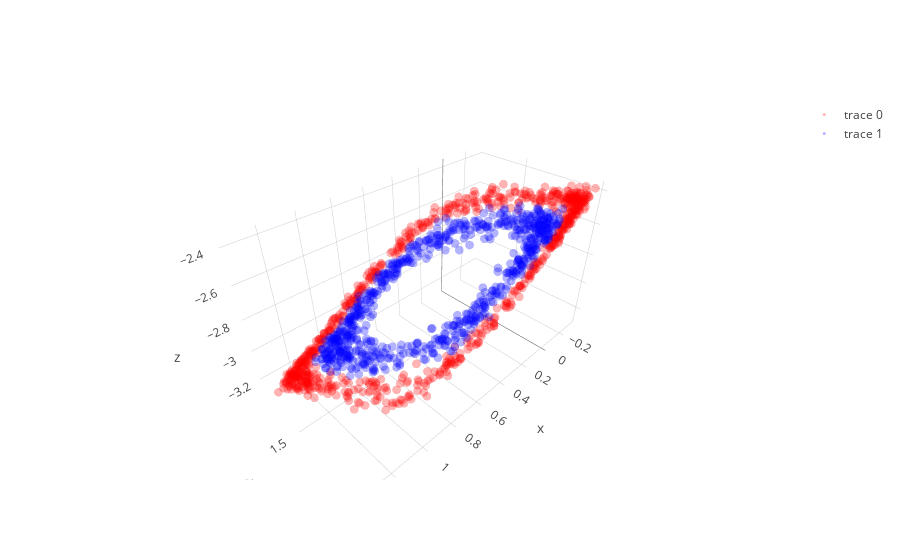
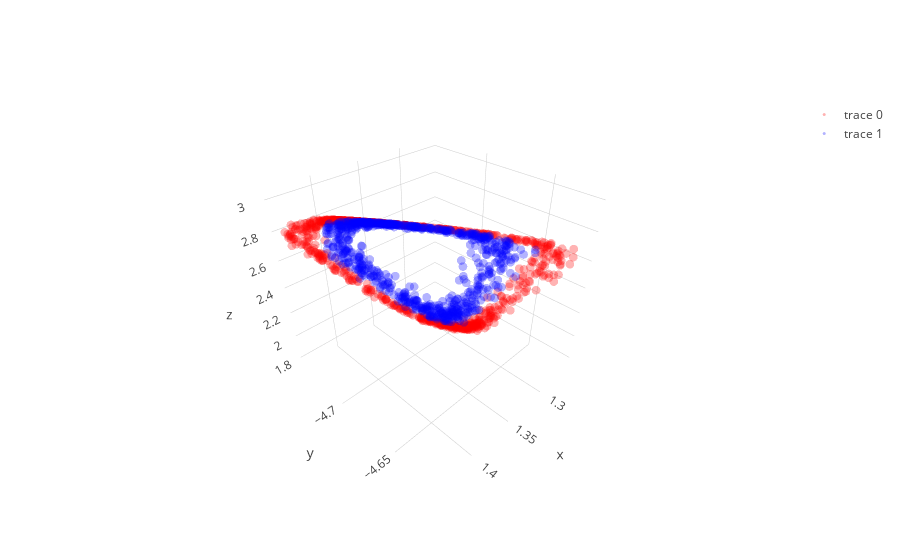

The cell these charts' notebook holds for them, in order:
### Code cell
learning_rate = 0.0008; beta1=0.999; beta2=0.999; adam_e = 1e-8 

l1 = PCA_layer(2,3);  l1b= batch_norm()
l2 = PCA_layer(3,3);  l2b= batch_norm()
l3 = PCA_layer(3,2)

mini_batch_size    = 20
training_iteration = 100

copyX = np.copy(X)
for iter in range(training_iteration):

    copyX = shuffle(copyX)
    for current_batch_index in range(0,len(X),mini_batch_size):
        current_batch = copyX[current_batch_index:current_batch_index+mini_batch_size]
        layer1,layer1_var = l1.feed_non(current_batch,1)
#         layer1bn = l1b.feed(layer1)
        layer2,layer2_var = l2.feed_non(layer1,1)
#         layer2bn = l2b.feed(layer2)
        layer3,layer3_var = l3.feed_linear(layer2)

        sys.stdout.write("Iter: " + str(iter) + " " + str(layer1_var.mean() + layer2_var.mean() + layer3_var.mean()) + '\r')
        sys.stdout.flush()
        
        grad3   = l3.back_linear()
#         grad2bn = l2b.back(grad3)
        grad2   = l2.back_non(grad3,cancel=1,sign_value=-1)
#         grad1bn = l1b.back(grad2)
        grad1   = l1.back_non(grad2,cancel=1,sign_value=-1)
   
layer1,layer1_var = l1.feed_non(X,0)
# layer1bn = l1b.feed(layer1)
layer2,layer2_var = l2.feed_non(layer1,0)
# layer2bn = l2b.feed(layer2)
layer3,layer3_var = l3.feed_linear(layer2)

trace1 = go.Scatter3d(
    x=layer1[y==0,0],
    y=layer1[y==0,1],
    z=layer1[y==0,2],
    mode='markers',
    line=dict(color='red',width=0.5),
    marker=dict(size=3,opacity=0.3)
)
trace2 = go.Scatter3d(
    x=layer1[y==1,0],
    y=layer1[y==1,1],
    z=layer1[y==1,2],
    mode='markers',
    line=dict(color='blue',width=0.5),
    marker=dict(size=3,opacity=0.3)
)
data = [trace1,trace2]
fig  = go.Figure(data=data)
iplot(fig)

trace1 = go.Scatter3d(
    x=layer2[y==0,0],
    y=layer2[y==0,1],
    z=layer2[y==0,2],
    mode='markers',
    line=dict(color='red',width=0.5),
    marker=dict(size=3,opacity=0.3)
)
trace2 = go.Scatter3d(
    x=layer2[y==1,0],
    y=layer2[y==1,1],
    z=layer2[y==1,2],
    mode='markers',
    line=dict(color='blue',width=0.5),
    marker=dict(size=3,opacity=0.3)
)
data = [trace1,trace2]
fig  = go.Figure(data=data)
iplot(fig)

plt.figure(figsize=(8,6))
plt.scatter(layer3[y==0, 0], layer3[y==0, 1], color='red', alpha=0.5)
plt.scatter(layer3[y==1, 0], layer3[y==1, 1], color='blue', alpha=0.5)
plt.show()

### Figure 1 — Plotly figure (JSON) as saved in the notebook; plotly's stock layout.template omitted (floating-point values rounded to 4 significant figures; data arrays with more than 128 entries replaced by an {"elided": "..."} marker saying what was removed)
{"data": [{"line": {"color": "red", "width": 0.5}, "marker": {"opacity": 0.3, "size": 3}, "mode": "markers", "type": "scatter3d", "uid": "8439aad5-2507-42a1-a8a9-ce3711f91bef", "x": {"elided": "750 float values"}, "y": {"elided": "750 float values"}, "z": {"elided": "750 float values"}}, {"line": {"color": "blue", "width": 0.5}, "marker": {"opacity": 0.3, "size": 3}, "mode": "markers", "type": "scatter3d", "uid": "3795c365-d536-4575-a0d0-14f6dea564e4", "x": {"elided": "750 float values"}, "y": {"elided": "750 float values"}, "z": {"elided": "750 float values"}}], "layout": {}}

### Figure 2 — Plotly figure (JSON) as saved in the notebook; plotly's stock layout.template omitted (floating-point values rounded to 4 significant figures; data arrays with more than 128 entries replaced by an {"elided": "..."} marker saying what was removed)
{"data": [{"line": {"color": "red", "width": 0.5}, "marker": {"opacity": 0.3, "size": 3}, "mode": "markers", "type": "scatter3d", "uid": "4ef57a08-f5ca-45e7-8227-6f09bf7a45f2", "x": {"elided": "750 float values"}, "y": {"elided": "750 float values"}, "z": {"elided": "750 float values"}}, {"line": {"color": "blue", "width": 0.5}, "marker": {"opacity": 0.3, "size": 3}, "mode": "markers", "type": "scatter3d", "uid": "f0236605-f151-4a44-987d-8d61fd4cc41f", "x": {"elided": "750 float values"}, "y": {"elided": "750 float values"}, "z": {"elided": "750 float values"}}], "layout": {}}
